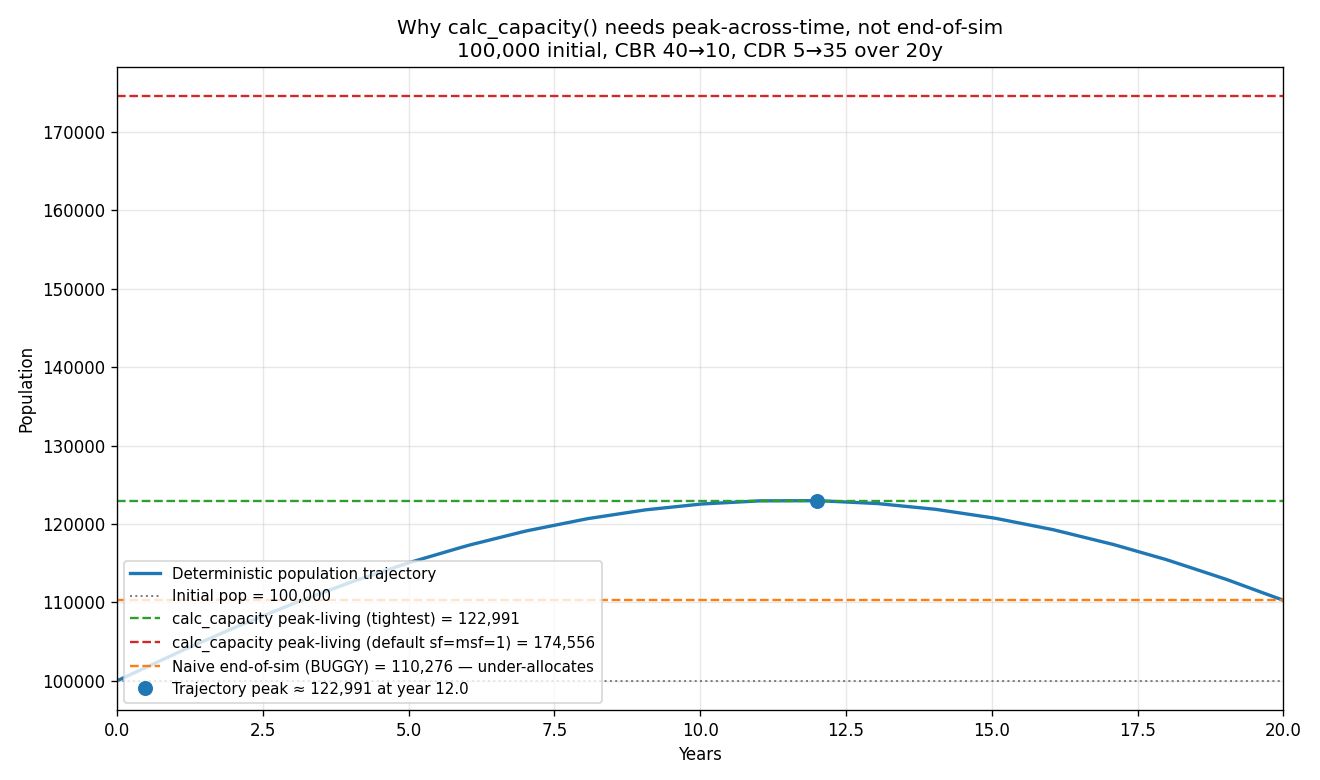

Python code for this plot:
"""
Illustrate why calc_capacity() must compute the peak-across-time of the cumulative
net-growth exponent (births minus credited deaths) rather than the end-of-simulation
value. Fluctuating CBR/CDR can produce an intermediate peak in living population well
above the end-of-sim value; an end-of-sim bound would under-allocate the LaserFrame.

Scenario:
    - 100,000 initial population.
    - 20 years (7300 daily ticks), single node.
    - CBR linearly DECREASING from 40 -> 10 per 1,000 per year.
    - CDR linearly INCREASING from 5 -> 35 per 1,000 per year.

Outputs a PNG (next to this script) showing:
    - The deterministic population trajectory under those rates.
    - The current calc_capacity() peak-living estimate (matches the trajectory peak).
    - The naive end-of-sim estimate (under-allocates by ~10%).

Run with: .venv/bin/python3 misc/calc_capacity_peak_vs_end.py
"""

from pathlib import Path

import matplotlib.pyplot as plt
import numpy as np

from laser.core.utils import calc_capacity

# ── Scenario ─────────────────────────────────────────────────────────────────────────
N_YEARS = 20
NTICKS = N_YEARS * 365
NNODES = 1
INITIAL_POP = 100_000

# Year-by-year linear ramps.
cbr_per_year = np.linspace(40.0, 10.0, N_YEARS)  # decreasing CBR
cdr_per_year = np.linspace(5.0, 35.0, N_YEARS)  # increasing CDR

# Broadcast year-values across daily ticks.
cbr = np.repeat(cbr_per_year, 365).reshape(NTICKS, NNODES).astype(np.float32)
cdr = np.repeat(cdr_per_year, 365).reshape(NTICKS, NNODES).astype(np.float32)
initial_pop = np.array([INITIAL_POP], dtype=np.int64)

# ── Deterministic trajectory ─────────────────────────────────────────────────────────
# Same daily-growth formula calc_capacity uses, so the trajectory and the estimate are
# directly comparable.
lamda_b = (1.0 + cbr / 1000) ** (1.0 / 365) - 1.0
lamda_d = (1.0 + cdr / 1000) ** (1.0 / 365) - 1.0
net_daily = (lamda_b - lamda_d).flatten()

cumulative_net = np.cumsum(net_daily)
# pop(t=0) == INITIAL_POP; pop(t>0) = INITIAL_POP * exp(sum_{i<=t} net_daily[i])
pop_t = np.empty(NTICKS + 1)
pop_t[0] = INITIAL_POP
pop_t[1:] = INITIAL_POP * np.exp(cumulative_net)
times = np.arange(NTICKS + 1) / 365.0  # years (0..20 inclusive)

# ── Estimates ────────────────────────────────────────────────────────────────────────
# Tight estimate (no headroom): safety_factor=0, mortality_safety_factor=0 — credits all
# deaths and adds no births variance. Apples-to-apples vs the deterministic trajectory.
estimate_tight = int(calc_capacity(cbr, initial_pop, safety_factor=0.0, deathrates=cdr, mortality_safety_factor=0.0)[0])

# Default estimate (matches what library users get by default): safety_factor=1.0,
# mortality_safety_factor=1.0 (credits half the deaths, adds sqrt-shaped births headroom).
estimate_default = int(calc_capacity(cbr, initial_pop, safety_factor=1.0, deathrates=cdr, mortality_safety_factor=1.0)[0])

# Naive end-of-sim formula (what calc_capacity used to compute pre-fix). Hand-computed
# here for direct comparison: floor(initial_pop * exp(sum_b - sum_d)).
end_of_sim_estimate = int(round(INITIAL_POP * float(np.exp(net_daily.sum()))))
end_of_sim_estimate = max(end_of_sim_estimate, INITIAL_POP)

# Trajectory peak (the truth we're trying to bound).
peak_idx = int(np.argmax(pop_t))
peak_value = int(round(pop_t[peak_idx]))
peak_year = times[peak_idx]

# ── Plot ─────────────────────────────────────────────────────────────────────────────
fig, ax = plt.subplots(figsize=(11, 6.5))

ax.plot(times, pop_t, color="C0", linewidth=2.0, label="Deterministic population trajectory")

ax.axhline(INITIAL_POP, color="grey", linestyle=":", linewidth=1.2, label=f"Initial pop = {INITIAL_POP:,}")
ax.axhline(
    estimate_tight,
    color="C2",
    linestyle="--",
    linewidth=1.4,
    label=f"calc_capacity peak-living (tightest) = {estimate_tight:,}",
)
ax.axhline(
    estimate_default,
    color="C3",
    linestyle="--",
    linewidth=1.4,
    label=f"calc_capacity peak-living (default sf=msf=1) = {estimate_default:,}",
)
ax.axhline(
    end_of_sim_estimate,
    color="C1",
    linestyle="--",
    linewidth=1.4,
    label=f"Naive end-of-sim (BUGGY) = {end_of_sim_estimate:,} — under-allocates",
)

ax.plot(
    peak_year,
    peak_value,
    "o",
    color="C0",
    markersize=8,
    label=f"Trajectory peak ≈ {peak_value:,} at year {peak_year:.1f}",
)

ax.set_xlabel("Years")
ax.set_ylabel("Population")
ax.set_title("Why calc_capacity() needs peak-across-time, not end-of-sim\n" f"{INITIAL_POP:,} initial, CBR 40→10, CDR 5→35 over {N_YEARS}y")
ax.set_xlim(0, N_YEARS)
ax.grid(True, alpha=0.3)
ax.legend(loc="lower left", fontsize=9)

plt.tight_layout()
out = Path(__file__).parent / "calc_capacity_peak_vs_end.png"
plt.savefig(out, dpi=120)
print(f"trajectory peak  : {peak_value:>10,} at year {peak_year:.2f}")
print(f"peak-living tight: {estimate_tight:>10,}  ({estimate_tight / peak_value:.4f} x peak)")
print(f"peak-living dflt : {estimate_default:>10,}  ({estimate_default / peak_value:.4f} x peak)")
print(f"end-of-sim bug   : {end_of_sim_estimate:>10,}  ({end_of_sim_estimate / peak_value:.4f} x peak — UNDER)")
print(f"wrote {out}")
